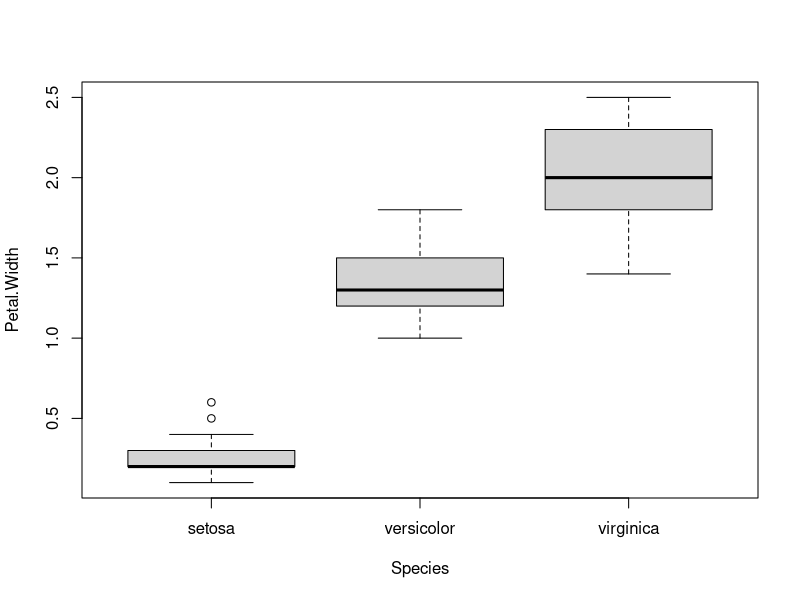
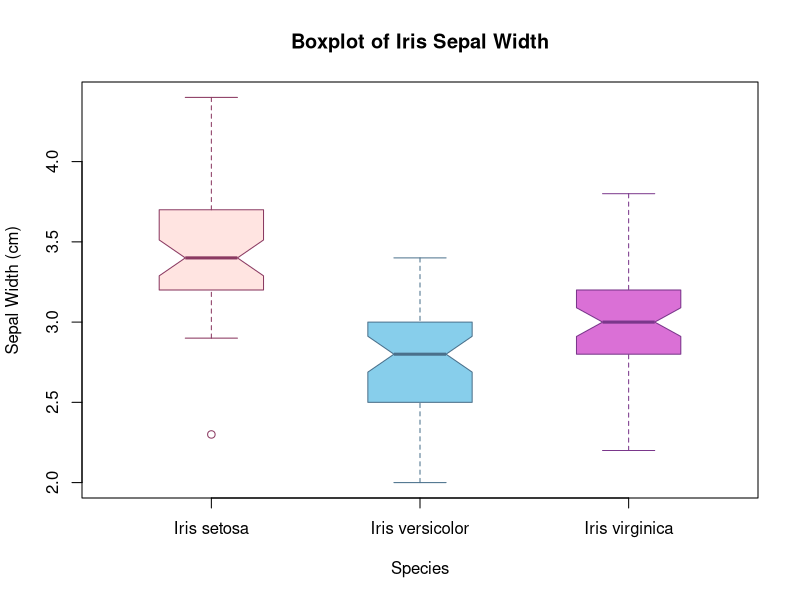
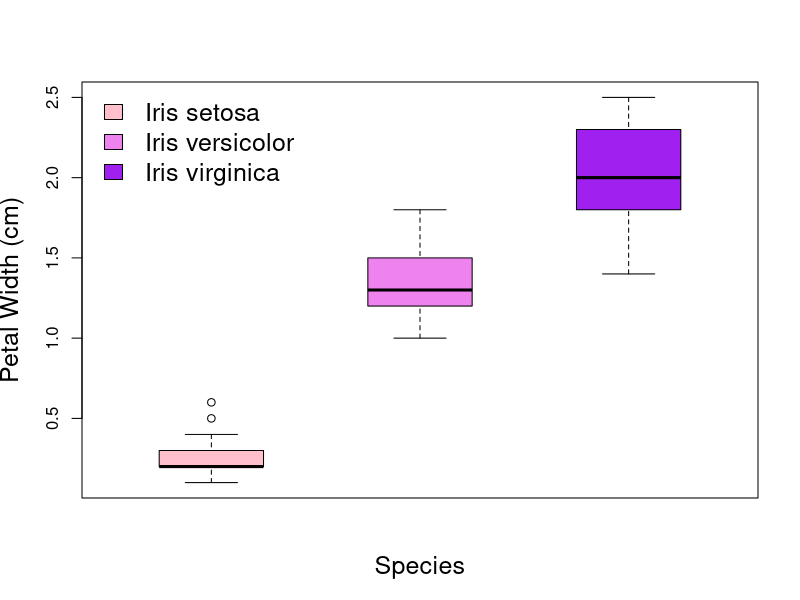
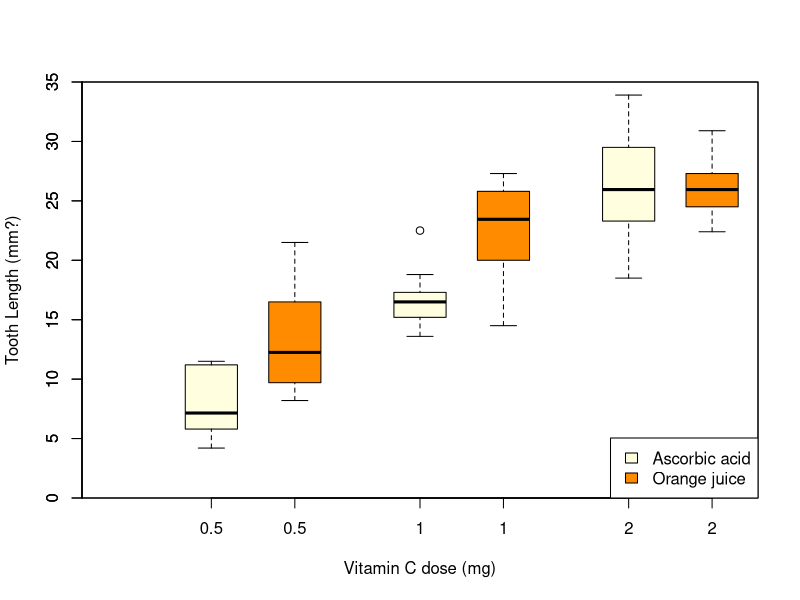
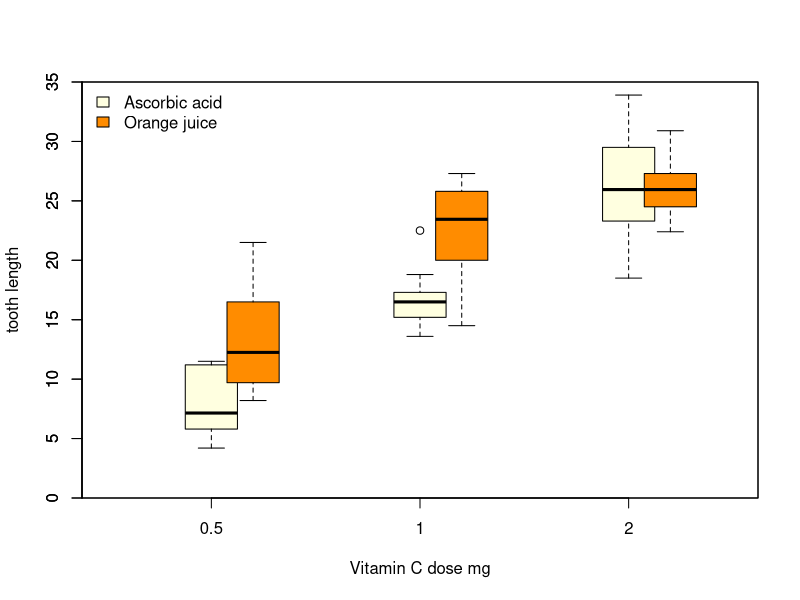
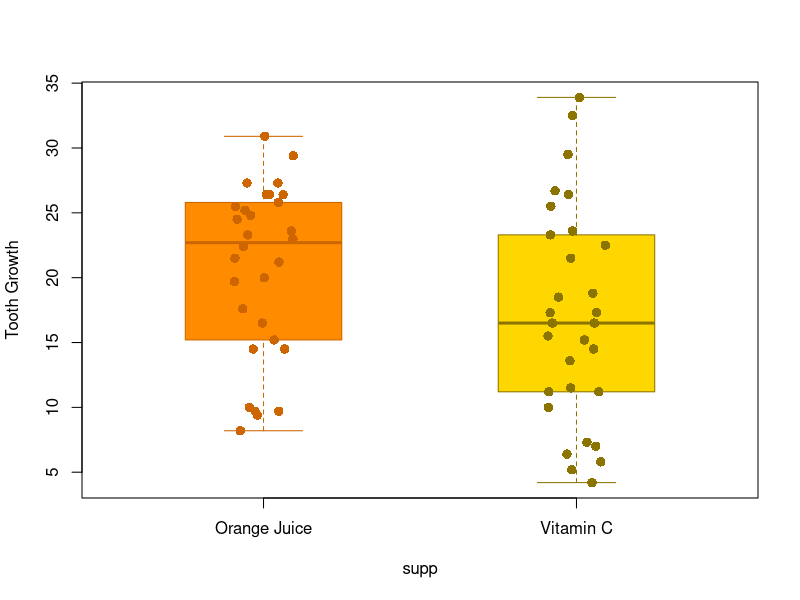

Generate these figures, in order, with R:
data(iris); attach(iris)
#################################
# Simple boxplot (iris data)
#################################
op=par(mfrow=c(1,1))
boxplot(Petal.Width ~ Species)
par(op)
dev.print (postscript, "irisboxplot1.ps", horizontal=F, paper="letter")
#######SavePlot



boxplot(Sepal.Width ~ Species, 
   ylab="Sepal Width (cm)", main="Boxplot of Iris Sepal Width",
   notch = T, boxwex = 0.5,
   col = c("mistyrose", "skyblue", "orchid"),
   border=c("hotpink4", "skyblue4", "mediumorchid4"),
   names = c("Iris setosa", "Iris versicolor", "Iris virginica"))
dev.print (postscript, "irisboxplot2.ps", horizontal=F, paper="letter")




#############################################3
# Boxplot Statistics
#############################################3
boxplot(Sepal.Width ~ Species, notch=T, plot=F)

#####$stats
#####     [,1] [,2] [,3]
#####[1,]  2.9  2.0  2.2   lower whisker
#####[2,]  3.2  2.5  2.8   lower notch
#####[3,]  3.4  2.8  3.0   median
#####[4,]  3.7  3.0  3.2   upper notch
#####[5,]  4.4  3.4  3.8   upper whisker
#####
#####$n
#####[1] 50 50 50
#####
#####$conf
#####         [,1]     [,2]     [,3]
#####[1,] 3.288277 2.688277 2.910622
#####[2,] 3.511723 2.911723 3.089378
#####
#####$out
#####[1] 2.3
#####
#####$group
#####[1] 1
#####
#####$names
#####[1] "setosa"     "versicolor" "virginica"


### not used
### op=par(mfrow=c(1,1))
### boxplot(Petal.Width ~ Species, notch=T, cex.axis=1,
###    boxwex=0.75, ylab="Petal Width (cm)",
###    col=c("pink", "violet", "purple"))
### text(1.4, 0.2, "hinged notch", cex=1, adj=c(0,0.5)) 
### text(1.2, 0.5, "outliers (>1.5 x IQR)", cex=1, adj=c(0,0.5)) 
### par(op)
### dev.print (postscript, "irisboxplot3.ps", horizontal=F, paper="letter")


op=par(mfrow=c(1,1))
boxplot(Petal.Width ~ Species,
   xaxt="n", cex.lab=1.5,
   boxwex=0.5, ylab="Petal Width (cm)",
   col=c("pink", "violet", "purple"))
legend(x="topleft", c("Iris setosa", "Iris versicolor", "Iris virginica"),
   fill=c("pink", "violet", "purple"), cex=1.5, bty="n")
par(op)
dev.print (postscript, "irisboxplot4.ps", horizontal=F, paper="letter")


################################################
# Paired Boxplots (ToothGrowth data)
################################################
data(ToothGrowth)
attach(ToothGrowth)
summary(ToothGrowth)

### Fig1:
boxplot(len ~ dose,
     boxwex = 0.25, at = 1:3 - 0.2,
     subset = supp == "VC", col = "lightyellow",
     xlab = "Vitamin C dose (mg)",
     ylab = "Tooth Length (mm?)", ylim = c(0, 35), yaxs = "i")
boxplot(len ~ dose, add = TRUE,
     boxwex = 0.25, at = 1:3 + 0.2,
     subset = supp == "OJ", col = "darkorange")
legend(x="bottomright", c("Ascorbic acid", "Orange juice"),
     fill = c("lightyellow", "darkorange"))
dev.print (postscript, "toothgrowth1.ps", horizontal=F, paper="letter")


### Fig2:
boxplot(len ~ dose,
     boxwex = 0.25, at = 1:3 - 0.1,
     subset = supp == "VC", col = "lightyellow",
     xlab = "Vitamin C dose mg",
     ylab = "tooth length", ylim = c(0, 35), yaxs = "i")
boxplot(len ~ dose, add = TRUE,
     boxwex = 0.25, at = 1:3 + 0.1,
     xaxt="n",
     subset = supp == "OJ", col = "darkorange")
legend(x="topleft", c("Ascorbic acid", "Orange juice"),
     fill = c("lightyellow", "darkorange"), bty="n")
dev.print (postscript, "toothgrowth2.ps", horizontal=F, paper="letter")


### Fig3:
with(ToothGrowth,
     {
      boxplot(len~supp, border=c("darkorange3", "gold4"),
              col=c("darkorange", "gold"), boxwex=0.5,
              ylab="Tooth Growth",
              names=c("Orange Juice", "Vitamin C"))
      points(jitter(rep(1:2, each=30), 0.5),
             unlist(split(len, supp)),
             cex=1.25, pch=16, 
             col=c("gold4", "darkorange3")[unclass(ToothGrowth$supp)])
     })
dev.print (postscript, "toothgrowth3.ps", horizontal=F, paper="letter")


   